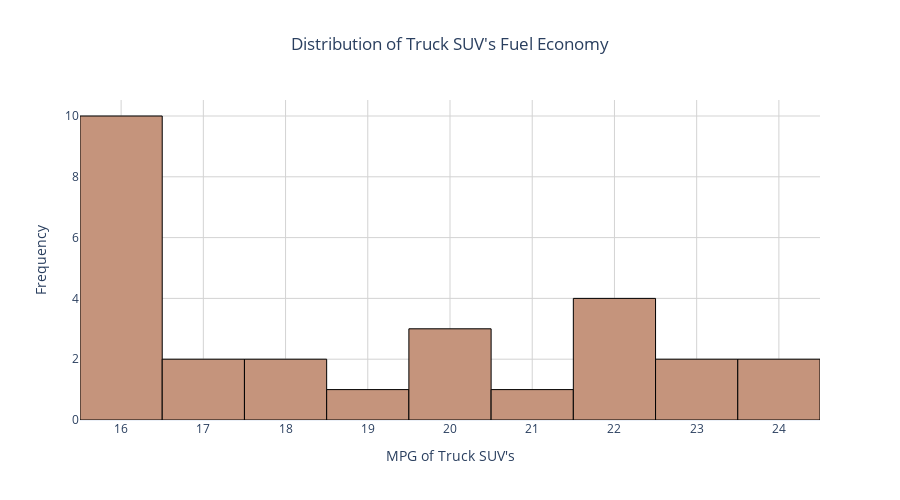

Here is the notebook cell this chart was saved with:
### Code cell
''' Create a histogram to visualize the distribution of Truck SUV's Fuel Economy '''
# fix number of bins or how they bins

# Create histogram
figfe7 = px.histogram(
    fueleconomy,
    x="Truck SUV",
    nbins=10,
    title="Distribution of Truck SUV's Fuel Economy",
    color_discrete_sequence=[colors["fueleconomy"]]
)

# Customize layout
figfe7.update_layout(
    template="plotly_white",
    title_x=0.5,
    xaxis_title="MPG of Truck SUV's",
    yaxis_title="Frequency",
    xaxis=dict(showgrid=True, gridcolor="lightgray"),
    yaxis=dict(showgrid=True, gridcolor="lightgray"),
    hovermode="x unified",
    height=500
)

figfe7.update_traces(marker_line_color="black", marker_line_width=1, opacity=1)

figfe7.show()

### Figure 1 — Plotly figure (JSON) as saved in the notebook; plotly's stock layout.template omitted (floating-point values rounded to 4 significant figures)
{"data": [{"bingroup": "x", "hovertemplate": "Truck SUV=%{x}<br>count=%{y}<extra></extra>", "legendgroup": "", "marker": {"color": "#C5947C", "line": {"color": "black", "width": 1}, "pattern": {"shape": ""}}, "name": "", "nbinsx": 10, "opacity": 1, "orientation": "v", "showlegend": false, "type": "histogram", "x": [16.0, 16.23, 16.13, 16.16, 16.07, 16.01, 16.41, 16.31, 16.42, 16.47, 16.73, 17.16, 17.68, 18.19, 19.28, 19.68, 19.82, 20.01, 20.83, 21.59, 21.94, 22.21, 22.34, 23.13, 23.48, 23.75, 24.0], "xaxis": "x", "yaxis": "y"}], "layout": {"barmode": "relative", "height": 500, "hovermode": "x unified", "legend": {"tracegroupgap": 0}, "title": {"text": "Distribution of Truck SUV's Fuel Economy", "x": 0.5}, "xaxis": {"anchor": "y", "domain": [0, 1], "gridcolor": "lightgray", "showgrid": true, "title": {"text": "MPG of Truck SUV's"}}, "yaxis": {"anchor": "x", "domain": [0, 1], "gridcolor": "lightgray", "showgrid": true, "title": {"text": "Frequency"}}}}
